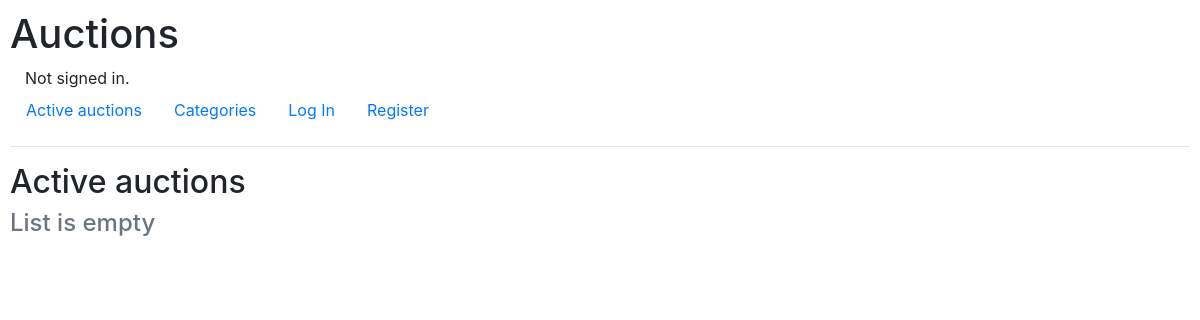
Before: / with the older database file.
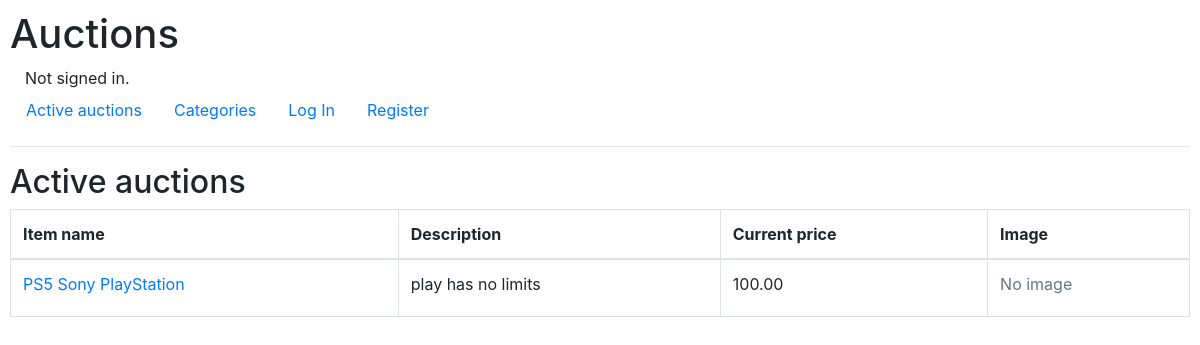
After: the same page with the newer database file.
### auctions/models.py (models this page shows, shortened)
class Auction(models.Model):
    author = models.ForeignKey(User, on_delete=models.CASCADE, related_name="authorUser")
    item_name = models.CharField(max_length=128, blank=False)
    item_description = models.TextField(max_length=2048, blank=False)
    start_bid = models.DecimalField(max_digits=7, decimal_places=2, blank=False)
    picture_url = models.URLField(blank=True)
    category = models.ForeignKey(Category, on_delete=models.CASCADE, null=True, blank=True)
    active = models.BooleanField(default=True)
    watched_by_users = models.ManyToManyField(User, blank=True, related_name="watched_list")

### auctions/views.py (the view)
# urls.py: path("", views.index, name="index"),
def index(request):
    active_auctions = Auction.objects.filter(active=True)
    auctions = auctions_list_with_max_bids(active_auctions)
    return render(request, "auctions/index.html", {
        "auctions": auctions,
        "page_header": "Active auctions"
    })

### auctions/views.py (called while the page is built)
def get_max_bid(auction):
    bids = Bid.objects.filter(auction=auction)
    bids.order_by('amount')
    lastbid = bids.last()
    return lastbid

def auctions_list_with_max_bids(auctions):
    auctionslist = []
    for auction in auctions:
        maxbid = get_max_bid(auction=auction)
        if maxbid == None:
            maxbid = auction.start_bid
        else:
            maxbid = maxbid.amount
        auc_set = {
            "auction": auction,
            "maxbid": maxbid
        }
        auctionslist.append(auc_set)
    return auctionslist

### auctions/templates/auctions/index.html (shortened to what this page needs)
{% extends "auctions/layout.html" %}
{% block body %}
    <h2>{{ page_header }}</h2>
    {% if auctions %}
    <table class="table table-bordered">
        <thead>
          <tr>
            <th>Item name</th>
            <th>Description</th>
            <th>Current price</th>
            <th>Image</th>
          </tr>
        </thead>
        <tbody>
            {% for auction in auctions %}
            <tr>
                <td>
                <a href="{% url 'auction' auction.auction.id %}">
                    {% if auction.auction.active == False %}
                    {{ auction.auction.item_name }} (Closed)
                    {% else %}
                    {{ auction.auction.item_name }}
                    {% endif %}
                </a>
                </td>
                <td>
                    {{auction.auction.item_description}}
                </td>
                <td>{{ auction.maxbid }}</td>
                <td>
                    {% if auction.auction.picture_url != ''%}
                    <img src="{{ auction.auction.picture_url }}" alt="{{ auction.auction.item_name }}" class="mx-auto d-block" width="220" height="170">
                    {% else %}
                    <label class="text-muted">No image</label>
                    {% endif %}
                </td>
            </tr>
            {% endfor %}
        </tbody>
      </table>
    {% else %}
        <h4 class="text-muted">List is empty</h4>
    {% endif %}
{% endblock %}

Changed rows visible on the page:
added Auction: auction.item_name "PS5 Sony PlayStation", auction.item_description "play has no limits", maxbid "100.00", picture_url "No image"
Other visible differences:
text no longer shown: "List is empty"
text now shown: "Item name Description Current price Image"
